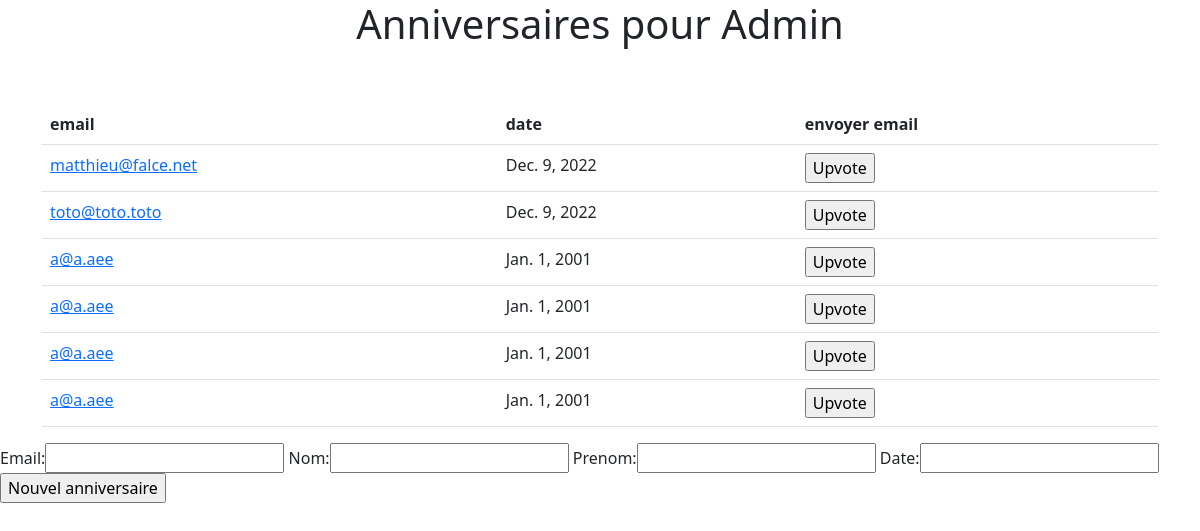
Page / (signed in) on the earlier database version.
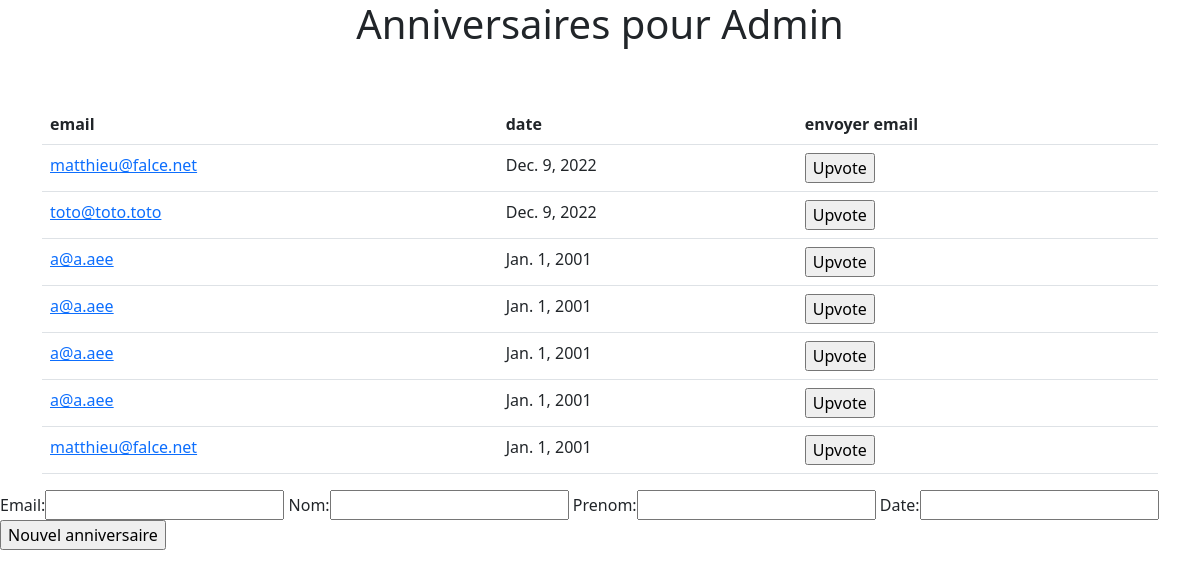
Same page on the later database version.
### rappel_date/models.py (models this page shows, shortened)
class Anniversaire(models.Model):
    owner = models.ForeignKey(
        settings.AUTH_USER_MODEL,
        on_delete=models.CASCADE,
    )
    email = models.EmailField()
    nom = models.CharField(max_length=50)
    prenom = models.CharField(max_length=50)
    date = models.DateField()
    @classmethod
    def get_allowed_for_user(cls, user):
        if user.is_superuser:
            anniversaires = cls.objects.all()
        else:
            anniversaires = cls.objects.filter(owner=user)
        return anniversaires

### rappel_date/views.py (the view)
# urls.py: path("", login_required(views.index), name="index"),
def index(request):
    anniversaires = Anniversaire.get_allowed_for_user(request.user)
    if request.method == "POST":
        form = AnniversaireForm(request.POST)
        if form.is_valid():
            anniversaire = form.save(commit=False)
            anniversaire.owner = request.user
            anniversaire.save()
    else:
        form = AnniversaireForm(initial={"owner": request.user})
    context = {"request": request, "anniversaires": anniversaires, "form": form}
    return render(request, "rappel_date/index.html", context)

### rappel_date/forms.py
class AnniversaireForm(ModelForm):
    class Meta:
        model = Anniversaire
        exclude = ["owner"]

### rappel_date/templates/rappel_date/index.html (shortened to what this page needs)
{% extends 'rappel_date/base.html' %}
{% block "main_content" %}
<main role="main">
    <section class="jumbotron text-center">
        <div class="container">
            <h1 class="jumbotron-heading">Anniversaires pour {{ request.user.username | capfirst}} </h1>
    </section>
    <div class=" py-5 ">
        <div class="container">
            <div class="row">
                <div class="col-md-12">
                    <table class="table">
                        {% include "rappel_date/parts/table_head.html" %}
                        <tbody>
                            {% for anniversaire in anniversaires %}
                            {% include "rappel_date/parts/table_line.html" %}
                            {% endfor %}
                        </tbody>
                    </table>
                </div>
            </div>
        </div>
        <form action="" method="POST">
            {{ form }}
            <input type="submit" name="create" value="Nouvel anniversaire" />
        </form>
    </div>
</main>
{% endblock "main_content" %}

### rappel_date/templates/rappel_date/parts/table_line.html (shortened to what this page needs)
<tr>
    <td>
        <a href="{% url 'anniversaire:details' anniversaire.pk anniversaire.nom %}">{{anniversaire.email}}</a>
    </td>
    <td>{{anniversaire.date}}</td>
    <td>
        <form action="{% url 'anniversaire:notify' anniversaire.pk %}" method="post">
            <input type="submit" name="upvote" value="Upvote" />
        </form>
    </td>
</tr>

Differences in the rows shown:
added Anniversaire: email "matthieu@falce.net", date "Jan. 1, 2001"
